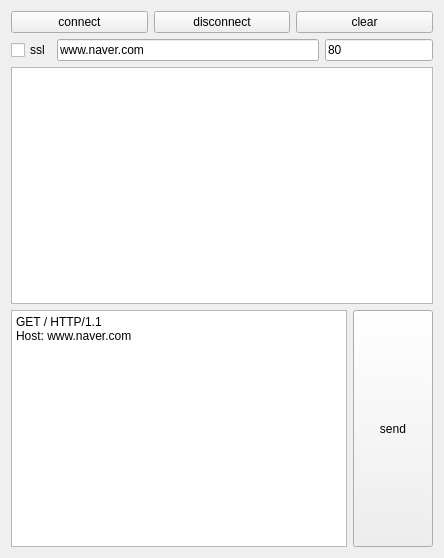
<?xml version="1.0" encoding="UTF-8"?>
<ui version="4.0">
 <class>Widget</class>
 <widget class="QWidget" name="Widget">
  <property name="geometry">
   <rect>
    <x>0</x>
    <y>0</y>
    <width>444</width>
    <height>558</height>
   </rect>
  </property>
  <property name="windowTitle">
   <string>Widget</string>
  </property>
  <layout class="QGridLayout" name="gridLayout">
   <item row="0" column="0">
    <layout class="QVBoxLayout" name="verticalLayout">
     <item>
      <layout class="QHBoxLayout" name="horizontalLayout_2">
       <item>
        <widget class="QPushButton" name="pbConnect">
         <property name="text">
          <string>connect</string>
         </property>
        </widget>
       </item>
       <item>
        <widget class="QPushButton" name="pbDisconnect">
         <property name="text">
          <string>disconnect</string>
         </property>
        </widget>
       </item>
       <item>
        <widget class="QPushButton" name="pbClear">
         <property name="text">
          <string>clear</string>
         </property>
        </widget>
       </item>
      </layout>
     </item>
     <item>
      <layout class="QHBoxLayout" name="horizontalLayout_3">
       <item>
        <widget class="QCheckBox" name="cbSslTcp">
         <property name="text">
          <string>ssl</string>
         </property>
        </widget>
       </item>
       <item>
        <layout class="QHBoxLayout" name="horizontalLayout">
         <item>
          <widget class="QLineEdit" name="leHost">
           <property name="text">
            <string>www.naver.com</string>
           </property>
          </widget>
         </item>
         <item>
          <widget class="QLineEdit" name="lePort">
           <property name="sizePolicy">
            <sizepolicy hsizetype="Minimum" vsizetype="Fixed">
             <horstretch>0</horstretch>
             <verstretch>0</verstretch>
            </sizepolicy>
           </property>
           <property name="text">
            <string>80</string>
           </property>
          </widget>
         </item>
        </layout>
       </item>
      </layout>
     </item>
     <item>
      <widget class="QPlainTextEdit" name="pteMessage"/>
     </item>
     <item>
      <layout class="QHBoxLayout" name="horizontalLayout_4">
       <item>
        <widget class="QPlainTextEdit" name="pteSend">
         <property name="plainText">
          <string>GET / HTTP/1.1
Host: www.naver.com

</string>
         </property>
        </widget>
       </item>
       <item>
        <widget class="QPushButton" name="pbSend">
         <property name="sizePolicy">
          <sizepolicy hsizetype="Preferred" vsizetype="Expanding">
           <horstretch>0</horstretch>
           <verstretch>0</verstretch>
          </sizepolicy>
         </property>
         <property name="text">
          <string>send</string>
         </property>
        </widget>
       </item>
      </layout>
     </item>
    </layout>
   </item>
  </layout>
 </widget>
 <resources/>
 <connections/>
</ui>
